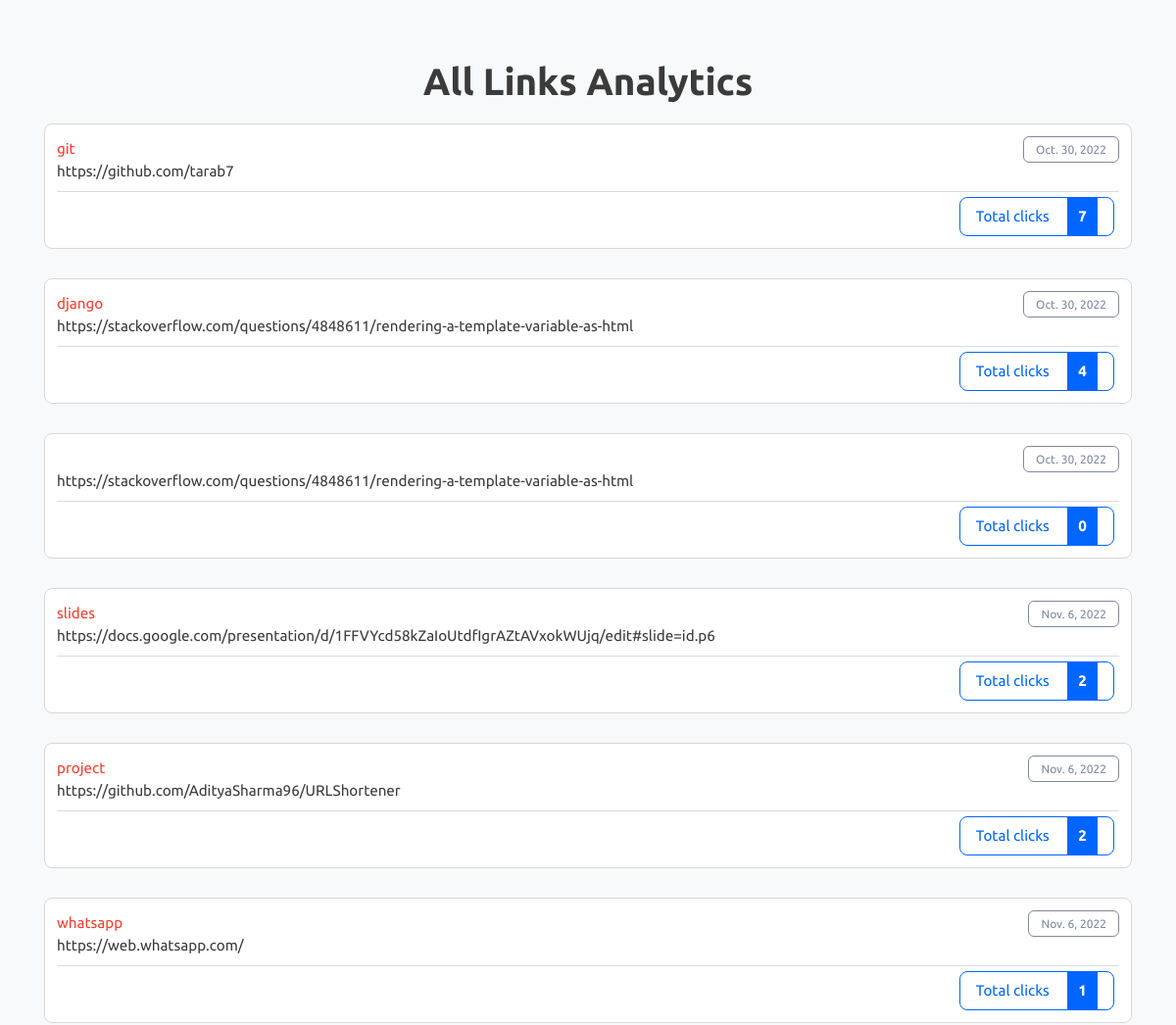
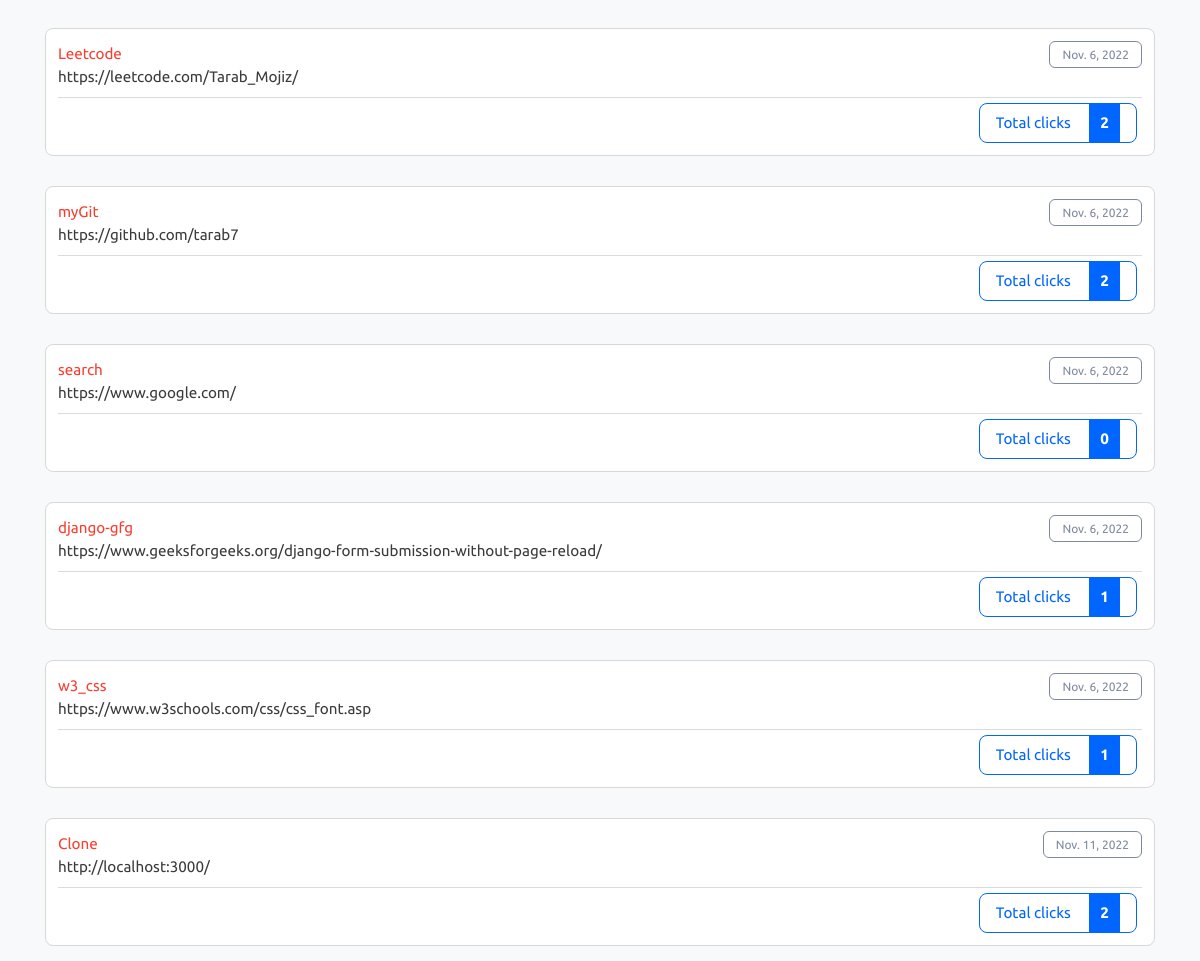
The app's page /analytics with its own data (2 pictures, top to bottom).
### url_shortener/models.py (models this page shows)
class LongToShort(models.Model):
    long_url=models.URLField(max_length=500)
    custom_name=models.CharField(max_length = 50, unique = True)
    created_Date=models.DateField(auto_now_add=True)
    visit_count=models.IntegerField(default=0)

### url_shortener/views.py (the view)
# urls.py: path('analytics', views.analytics),
def analytics(request):
    rows=LongToShort.objects.all()  #database ke saare objects retrieve kro
    context={
        "rows":rows
    }
    return render(request, "analytics.html", context)

### url_shortener/templates/analytics.html (shortened to what this page needs)
{% load static %}
<!DOCTYPE html>
<html lang="en" class="">
<head>
	<link rel="stylesheet" href="{% static 'bootstrap.min.css' %}" type="text/css" media="screen">
	<link rel="stylesheet" href="{% static 'style.css' %}" type="text/css" media="screen">
</head>
<body class="pace-done lout_stats30">
	<main id="content" role="main" class="wyniki wyniki_all">
		<div class="container">
			<div class="row">
				<div class="col-12 page_log_in mt-0">
					<h2 class="h1" style="text-align: center;">All Links Analytics</h2>
				</div>
				{% for obj in rows %}
				<div class="url_options url_stats_o" id="1">
					<p class="data_link" style="font-size:12px">{{obj.created_Date}}</p>
					<p class="url_link">
						{{ obj.long_url }}
					</p>
					<p id="link" class="link_element">
						<a href="/{{ obj.custom_name }}" class="short_url_l" target="blank">
							{{ obj.custom_name }}</a>
					</p>
					<div class="stats_total btn-cutt click_stats btn_norm">
						<div>Total clicks <strong class="allClicks">{{ obj.visit_count }}</strong></div>
					</div>
				</div>
				{% endfor %}
			</div>
		</div>
	</main>
</body>
</html>

### records on screen
LongToShort: created_Date "Oct. 30, 2022", long_url "https://github.com/tarab7", custom_name "git", visit_count "7"
LongToShort: created_Date "Oct. 30, 2022", long_url "https://stackoverflow.com/questions/4848611/rendering-a-template-variable-as-html", custom_name "django", visit_count "4"
LongToShort: created_Date "Oct. 30, 2022", long_url "https://stackoverflow.com/questions/4848611/rendering-a-template-variable-as-html", visit_count "0"
LongToShort: created_Date "Nov. 6, 2022", long_url "https://docs.google.com/presentation/d/1FFVYcd58kZaIoUtdfIgrAZtAVxokWUjq/edit#slide=id.p6", custom_name "slides", visit_count "2"
LongToShort: created_Date "Nov. 6, 2022", long_url "https://github.com/AdityaSharma96/URLShortener", custom_name "project", visit_count "2"
LongToShort: created_Date "Nov. 6, 2022", long_url "https://web.whatsapp.com/", custom_name "whatsapp", visit_count "1"
LongToShort: created_Date "Nov. 6, 2022", long_url "https://leetcode.com/Tarab_Mojiz/", custom_name "Leetcode", visit_count "2"
LongToShort: created_Date "Nov. 6, 2022", long_url "https://github.com/tarab7", custom_name "myGit", visit_count "2"
LongToShort: created_Date "Nov. 6, 2022", long_url "https://www.google.com/", custom_name "search", visit_count "0"
LongToShort: created_Date "Nov. 6, 2022", long_url "https://www.geeksforgeeks.org/django-form-submission-without-page-reload/", custom_name "django-gfg", visit_count "1"
LongToShort: created_Date "Nov. 6, 2022", long_url "https://www.w3schools.com/css/css_font.asp", custom_name "w3_css", visit_count "1"
LongToShort: created_Date "Nov. 11, 2022", long_url "http://localhost:3000/", custom_name "Clone", visit_count "2"
